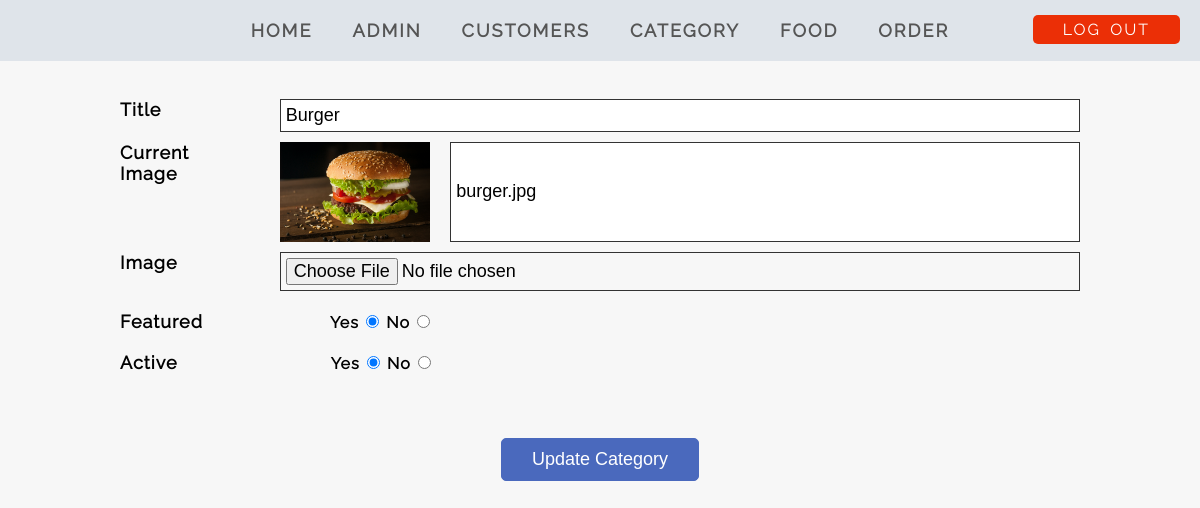
The app's page /adminPanel/update-category.php?id=1 (signed in) with its own data.
### tables this page shows
CREATE TABLE category(
  id int NOT NULL PRIMARY KEY,
  title varchar(20) NOT NULL,
  image_name varchar(30) NOT NULL,
  featured varchar(10) NOT NULL,
  active varchar(10) NOT NULL);

### adminPanel/update-category.php (the view, shortened to what this page needs)
<?php include "nav.php"; ?>
<?php
if (isset($_GET['id'])) {
    $id = $_GET['id'];
    $sql = "select * from category where id = '$id'";
    $res = mysqli_query($conn, $sql);
    if ($res) {
        $count = mysqli_num_rows($res);
        if ($count == 1) {
            $row = mysqli_fetch_assoc($res);
            $title = $row['title'];
            $current_image = $row['image_name'];
            $featured = $row['featured'];
            $active = $row['active'];
        } else {
            $_SESSION['remove'] = "<div class='display-message error-message'>Selected data is not present</div>";
            header("location:" . INDEXPAGE . 'adminPanel/manage-category.php');
        }
    }
}
?>
<div class="main-content">
    <div class="wrapper">
        <h2> <strong class="title-letter-space text-uppercase">Update Category </strong></h2>
    </div>
    <div class="form">
        <form action="#" method="post" enctype="multipart/form-data">
            <div class="data-input normal-word-space">
                <label for="title">Title</label>
                <input type="text" placeholder="Enter the title" name="title" id="title" value="<?php echo $title; ?>" required>
            </div>
            <div class="data-input normal-word-space current-image">
                <label for="currentimage">Current Image</label>
                <?php
                if ($current_image != "") {
                ?>
                    <img src="<?php echo INDEXPAGE; ?>images/category/<?php echo $current_image; ?>" width="150px" required>
                <?php
                } else {
                    $_SESSION['image-not'] = "<div class='display-message error-message'>Selected data is not present</div>";
                }
                ?>
                <input type="text" value="<?php echo $current_image; ?>" id="image" required>
            </div>
            <div class="data-input normal-word-space">
                <label for="newimage">Image</label>
                <input type="file" id="newimage" name="image">
            </div>
            <div class=" data-radio input normal-word-space">
                <label for="featured">Featured</label>
                <span class="radio">
                    <span>Yes</span>
                    <input type="radio" name="featured" value="Yes" <?php if ($featured == 'Yes') {
                                                                        echo "checked";
                                                                    } ?> required>
                    <span>No</span>
                    <input type="radio" name="featured" value="No" <?php if ($featured == 'No') {
                                                                        echo "checked";
                                                                    } ?> required>
                </span>
            </div>
            <div class="data-radio input normal-word-space">
                <label for="active">Active</label>
                <span class="radio active">
                    <span>Yes</span>
                    <input type="radio" name="active" value="Yes" <?php if ($active == 'Yes') {
                                                                        echo "checked";
                                                                    } ?> required>
                    <span>No</span>
                    <input type="radio" name="active" value="No" <?php if ($active == 'No') {
                                                                        echo "checked";
                                                                    } ?> required>
                </span>
            </div>
    </div>
    <div class="text-center submit">
        <button class="link-btn btn-add-color" name="submit">Update Category</button>
    </div>
</div>

### css/style.css (style rules this page uses)
* { margin : 0; padding : 0; box-sizing: border-box; }
:root { --primary-color : #00A145; --secondary-color : #dfe4ea; --btn-primary-color: #44bd32; --btn-danger-color : #eb2f06; --btn-add-color : #4a69bd; }
body { font-family : 'raleway-regular'; background-color: #f7f7f7; font-size : 16px; }
.text-center { text-align: center; }
.text-uppercase { text-transform: uppercase; }
.title-letter-space { letter-spacing: 2px; word-spacing : 3px; }
.normal-word-space { letter-spacing: 1px; word-spacing : 2px; }
.wrapper { width : 80%; margin: 0 auto; }
.main-content { margin: 30px 0; }
.link-btn { text-decoration: none; color : white; padding : 5px 30px; border-radius : 5px; transition : 0.3s; }
.btn-add-color { background-color: var(--btn-add-color); color : black; padding : 10px 30px; text-decoration : none; color : white; border-radius : 5px; }
.form { width : 80%; margin: 40px auto; }
.data-input { display: flex; margin : 10px 0; }
.form .data-input label, .data-radio label { width : 20%; font-size : 18px; font-weight: bold; }
.form .data-input input { width : 100%; border : none; font-size: 18px; padding : 5px; outline : none; border : 1px solid #333; }
.submit { margin-top: 25px; }
.submit button { border : 1px solid var(--btn-add-color); outline : none; font-size: 18px; }
.data-radio { margin-top: 20px; }
.radio { margin-left: 120px; font-weight: bold; }
.data-radio .active { margin-left: 146px; }
.current-image img { margin : 0 20px; margin-left: 35px; }

### records on screen
category: title "Burger", image_name (picture), image_name "burger.jpg", featured "☑", active "☑"
